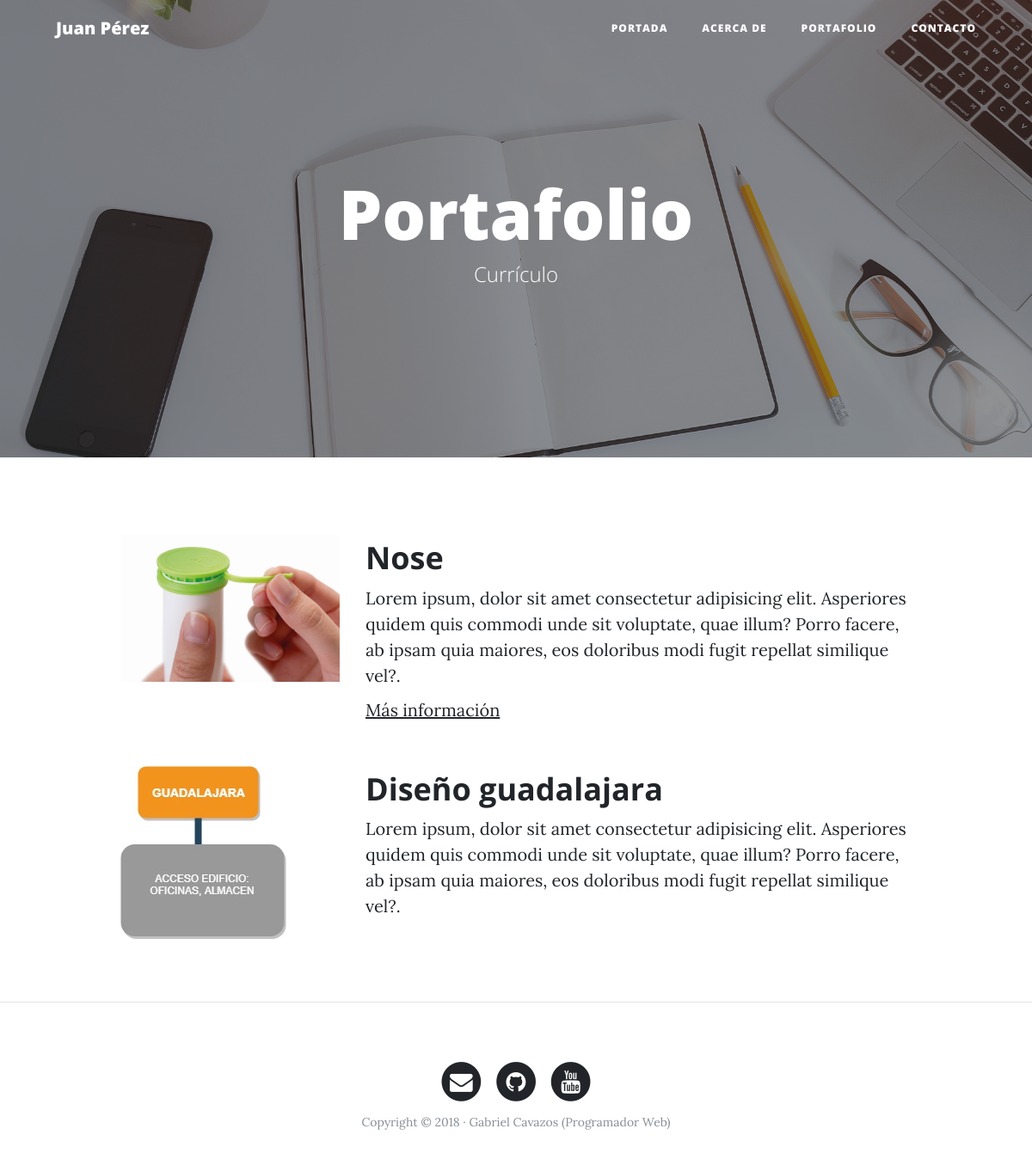
The page /portfolio/ on the database its author committed.
### portfolio/models.py (models this page shows, shortened)
class Project(models.Model):
    title = models.CharField(max_length=200, verbose_name="Titulo")
    description = models.TextField(verbose_name="Descripcion")
    image = models.ImageField(verbose_name="Imagen",upload_to="projects")
    URLField = models.URLField(verbose_name="Enlace",null=True,blank=True)
    created = models.DateTimeField(auto_now_add=True,verbose_name="Fecha de creacion")
    updated = models.DateTimeField(auto_now=True,verbose_name="Fecha de edicion")
    class Meta:
        verbose_name = "Proyecto"
        verbose_name_plural = "Proyectos"
        ordering = ["-created"]

### portfolio/views.py (the view)
# urls.py: path('portfolio/',portfolio_views.portfolio,name='portfolio'),
def portfolio(request):
    projects = Project.objects.all()
    return render(request,"portfolio/portfolio.html",{'projects':projects})

### portfolio/templates/portfolio/portfolio.html (shortened to what this page needs)
{% extends 'core/base.html' %}
{% load static %}
{% block background %}{% static 'core/img/portfolio-bg.jpg' %}{% endblock %}
{% block headers %}
<h1>Portafolio</h1>
<span class="subheading">Currículo</span>
{% endblock %}
{% block content %}
	{% for project in projects %}
	      <div class="row project">
	      	<div class="col-lg-3 col-md-4 offset-lg-1">
			      <img class="img-fluid" src="{{ project.image.url }}" alt="">
	      	</div>
	        <div class="col-lg-7 col-md-8">
	      		<h2 class="section-heading title">{{ project.title }}</h2>
	          <p>{{ project.description }}</p>
			  {% if project.URLField is not "" and project.URLField is not null and project.URLField is not None %}
	         		<p><a href="{{ project.URLField }}">Más información</a></p>
				{% endif %}
	      	</div>
	      </div>
	{% endfor %}
{% endblock %}

### core/templates/core/base.html (shortened to what this page needs)
<!DOCTYPE html>
<html lang="es">
  <head>
    {% load static %}
    <link href="{% static 'core/vendor/bootstrap/css/bootstrap.min.css' %}" rel="stylesheet">
    <link href="{% static 'core/vendor/font-awesome/css/font-awesome.min.css' %}" rel="stylesheet" type="text/css">
    <link href="{% static 'core/css/clean-blog.min.css' %}" rel="stylesheet">
  </head>
  <body>
    <nav class="navbar navbar-expand-lg navbar-light fixed-top" id="mainNav">
      <div class="container">
        <a class="navbar-brand" href="{% url 'home' %}">Juan Pérez</a>
        <div class="collapse navbar-collapse" id="navbarResponsive">
          <ul class="navbar-nav ml-auto">
            <li class="nav-item">
              <a class="nav-link" href="{% url 'home' %}">Portada</a>
            </li>
            <li class="nav-item">
              <a class="nav-link" href="{% url 'about' %}">Acerca de</a>
            </li>
            <li class="nav-item">
              <a class="nav-link" href="{% url 'portfolio' %}">Portafolio</a>
            </li>
            <li class="nav-item">
              <a class="nav-link" href="{% url 'contact' %}">Contacto</a>
            </li>
          </ul>
        </div>
      </div>
    </nav>
    <header class="masthead" style="background-image: url('{% block background %}{% endblock %}')">
      <div class="overlay"></div>
      <div class="container">
        <div class="row">
          <div class="col-lg-8 col-md-10 mx-auto">
            <div class="site-heading">
                {% block headers %}{% endblock %}
            </div>
          </div>
        </div>
      </div>
    </header>
    <div class="container">
    {% block content %}{% endblock %}
    </div>
   {% if request.path != "/"  %}
   <hr>
   {% endif %}
    <footer>
      <div class="container">
        <div class="row">
          <div class="col-lg-8 col-md-10 mx-auto">
            <ul class="list-inline text-center">
              <li class="list-inline-item">
                <a href="#">
                  <span class="fa-stack fa-lg">
                    <i class="fa fa-circle fa-stack-2x"></i>
                    <i class="fa fa-envelope fa-stack-1x fa-inverse"></i>
                  </span>
                </a>
              </li>
              <li class="list-inline-item">
                <a href="#">
                  <span class="fa-stack fa-lg">
                    <i class="fa fa-circle fa-stack-2x"></i>
                    <i class="fa fa-github fa-stack-1x fa-inverse"></i>
                  </span>
                </a>
              </li>
              <li class="list-inline-item">
                <a href="#">
                  <span class="fa-stack fa-lg">
                    <i class="fa fa-circle fa-stack-2x"></i>
                    <i class="fa fa-youtube fa-stack-1x fa-inverse"></i>
                  </span>
                </a>
              </li>
            </ul>
            <p class="copyright text-muted">Copyright &copy; 2018 · Gabriel Cavazos (Programador Web) </p>
          </div>
        </div>
      </div>
    </footer>
  </body>
</html>

### rows shown on the page
Project: image (picture), title "Nose", description "Lorem ipsum, dolor sit amet consectetur adipisicing elit. Asperiores quidem quis commodi unde sit voluptate, quae illum? Porro facere, ab ipsam quia maiores, eos doloribus modi fugit repellat similique vel?."
Project: image (picture), title "Diseño guadalajara", description "Lorem ipsum, dolor sit amet consectetur adipisicing elit. Asperiores quidem quis commodi unde sit voluptate, quae illum? Porro facere, ab ipsam quia maiores, eos doloribus modi fugit repellat similique vel?."
